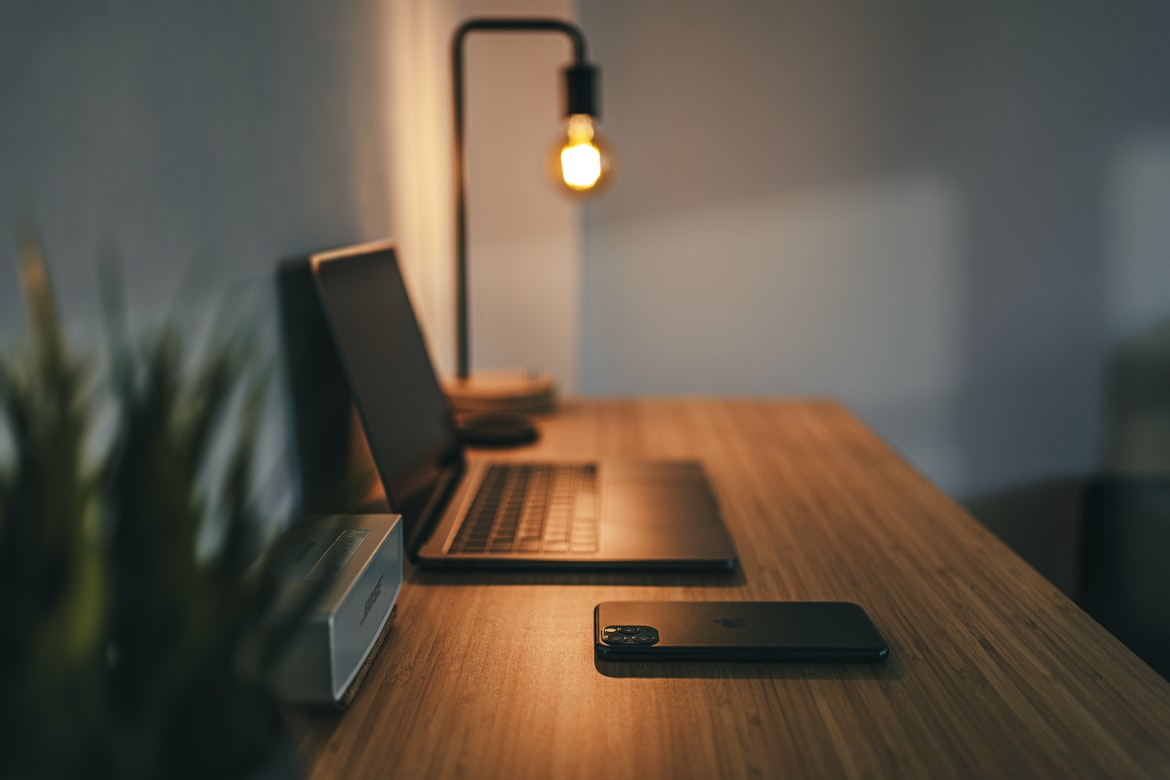
#> input picture Resources/work2.jpeg, 1170 x 780 px
$ python JoiningImges.py
#> lines starting #> are read from the running program, lines starting #| are printed output that depends on the picture
import cv2
import numpy as np

img = cv2.imread("Resources/work2.jpeg",1)
#> img is the input picture: shape (780, 1170, 3); mean B, G, R 71.5, 84.2, 93.8
imgResize = cv2.resize(img,(400,400))
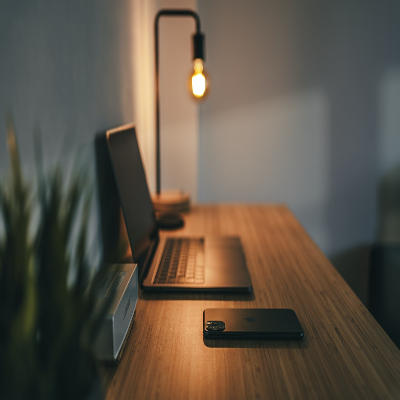
#> imgResize: shape (400, 400, 3); mean B, G, R 71.4, 84.1, 93.8

#imgHor = np.hstack((imgResize, imgResize))
#imgVer = np.vstack((imgResize, imgResize))

imgResize.shape = (200,800,3)
#cv2.imshow("Horizontal", imgHor)
#cv2.imshow("Vertical", imgVer)
cv2.imshow("Image", imgResize)
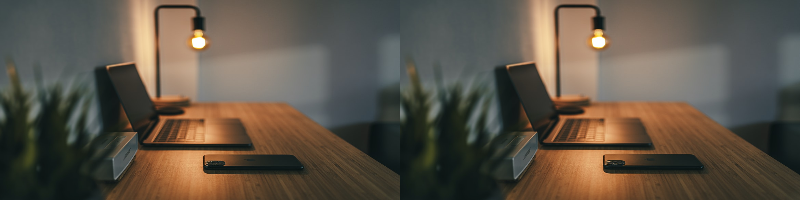
#> window 'Image': shape (200, 800, 3); mean B, G, R 71.4, 84.1, 93.8
cv2.waitKey(0)
